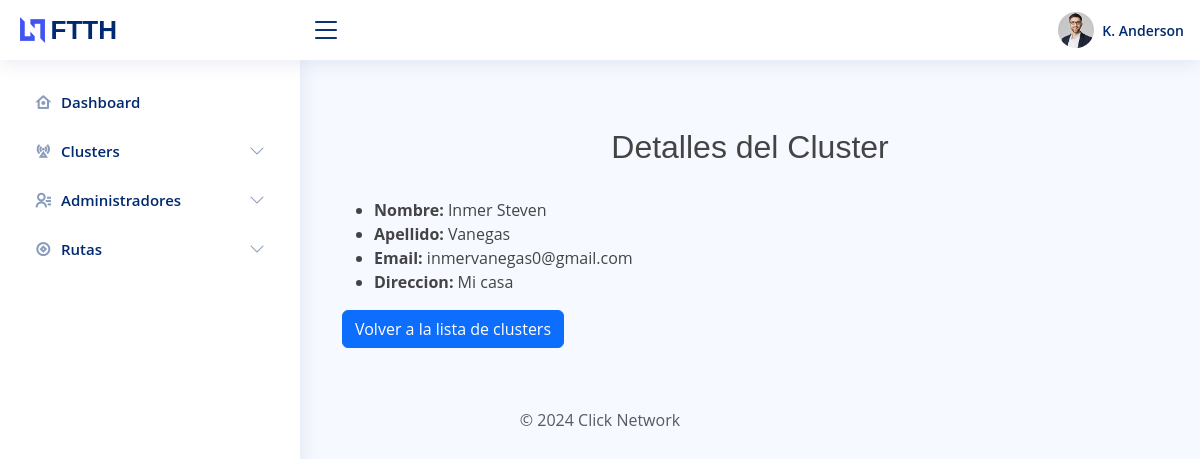
Screenshot of /view_customers/view_customer/5/ with the database file from the repository.
### account/models.py (models this page shows, shortened)
class Cliente(models.Model):
    nombre = models.CharField(max_length=250, verbose_name="Nombre del cliente")
    apellido = models.CharField(max_length=250, verbose_name="Apellidos del cliente")
    email = models.EmailField(max_length=250, verbose_name="Correo del Cliente")
    addres = models.CharField(max_length=250, verbose_name="Direccion del Cliente")
    class Meta:
        verbose_name = 'Cliente'
        verbose_name_plural = 'Clientes'
        ordering = ['id']

### account/views.py (the view)
# urls.py: path('view_customers/view_customer/<int:customer_id>/', views.view_customer, name='view_customer'),
def view_customer(request, customer_id):
    customer = get_object_or_404(Cliente, id = customer_id)
    context = {'customer' : customer}
    return render(request, 'view_customer.html', context)

### templates/view_customer.html
{% extends "template.html" %}
{% block  content %}
    <div class="container mt-5">
        <h2 class="text-center">Detalles del Cluster</h2>
        <br>
        <ul>
            <li><strong>Nombre:</strong> {{ customer.nombre }}</li>
            <li><strong>Apellido:</strong> {{ customer.apellido}}</li>
            <li><strong>Email:</strong> {{ customer.email }}</li>
            <li><strong>Direccion:</strong> {{ customer.addres}}</li>
        </ul>
        <a href="{% url 'users:view_customers' %}" class="btn btn-primary">Volver a la lista de clusters</a>
    </div>
{% endblock %}

### static/assets/css/style.css (style rules this page uses)
:root { scroll-behavior: smooth; }
body { font-family: "Open Sans", sans-serif; background: #f6f9ff; color: #444444; }
a { color: #4154f1; text-decoration: none; }
h1, h2, h3, h4, h5, h6 { font-family: "Nunito", sans-serif; }

### rows the page displays
Cliente: nombre "Inmer Steven", apellido "Vanegas", email "inmervanegas0@gmail.com", addres "Mi casa"
